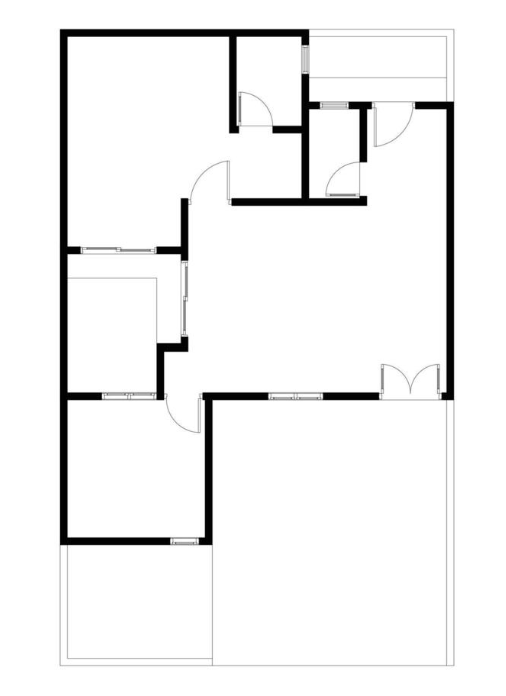
#> input picture image.png, 506 x 696 px
$ python -i floorplan_cv.py   (imports and definitions only)
#> lines starting #> are read from the running program, lines starting #| are printed output that depends on the picture; after the words box and inside, x2 and y2 are one past the last pixel; in counts of white or black regions, pixels touching at a corner belong together
import cv2
import numpy as np


def default():
    return [
        ((-4.0, -4.0), (4.0, -4.0)),
        ((4.0, -4.0), (4.0, 4.0)),
        ((4.0, 4.0), (-4.0, 4.0)),
        ((-4.0, 4.0), (-4.0, -4.0)),
    ]


def ext_walls(image_path):
#> called with image_path = 'image.png'
    if not image_path:
        walls = default()
        return {"walls": walls, "bounds": (-4.0, 4.0, -4.0, 4.0)}

    img = cv2.imread(image_path, cv2.IMREAD_GRAYSCALE)
#> img is the input picture: shape (696, 506); min 0, max 255, mean 241.7
    if img is None:
        raise ValueError(f"Unable to read floorplan image: {image_path}")

    h, w = img.shape
#> h = 696; w = 506
    _, binary = cv2.threshold(img, 180, 255, cv2.THRESH_BINARY_INV)
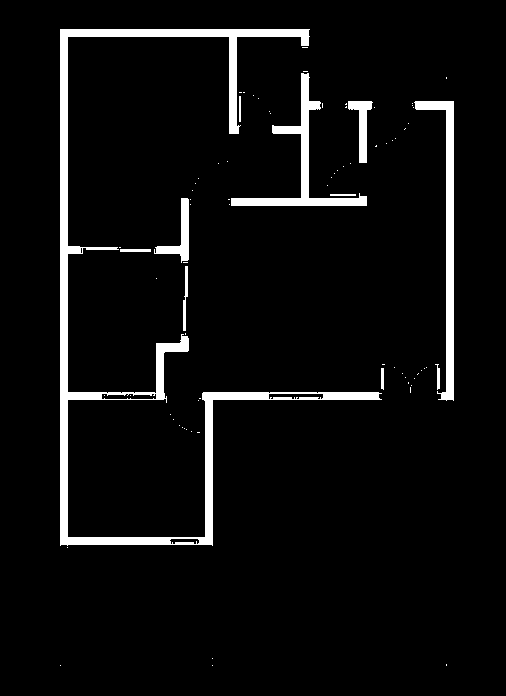
#> binary: shape (696, 506); 5.4% white; 81 white regions (70 under 20 px), largest, box (x1, y1, x2, y2) and area: (60, 29, 382, 546) 11775, (414, 101, 454, 401) 2721, (231, 73, 367, 206) 2439
    kernel = np.ones((3, 3))
    clean = cv2.morphologyEx(binary, cv2.MORPH_CLOSE, kernel, iterations=1)
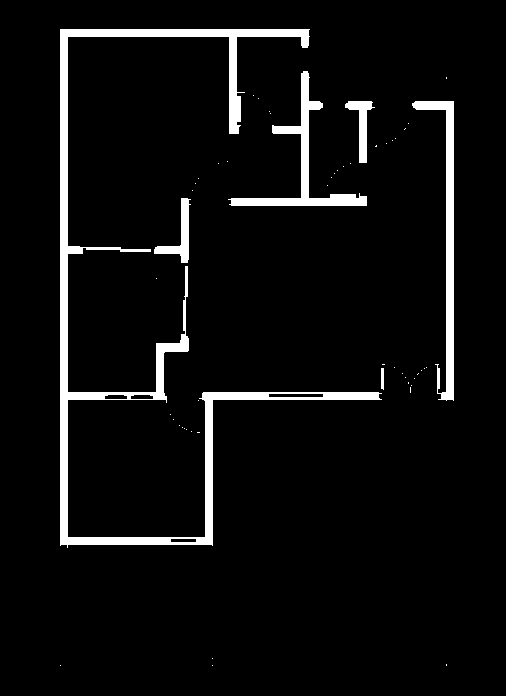
#> clean: shape (696, 506); 5.5% white; 54 white regions (48 under 20 px), largest, box (x1, y1, x2, y2) and area: (60, 29, 382, 548) 12317, (412, 101, 454, 401) 2806, (228, 71, 367, 206) 2576, (154, 198, 191, 263) 734, (345, 101, 375, 163) 656, (381, 368, 384, 390) 64

    lines = cv2.HoughLinesP(clean, 1, np.pi / 180.0, threshold=60, minLineLength=40, maxLineGap=10)
#> lines = 95 rows, first 6: [62, 544, 62, 29], [63, 544, 63, 29], [66, 544, 66, 29], [61, 544, 61, 29], [60, 545, 60, 29], [65, 544, 65, 29]
    if lines is None:
        walls = default()
        return {"walls": walls, "bounds": (-4.0, 4.0, -4.0, 4.0)}

    sx = 10.0 / max(float(w), 1.0)
#> sx = 0.0198
    sz = 10.0 / max(float(h), 1.0)
#> sz = 0.0144
    walls = []

    for l in lines[:, 0]:
        x1, y1, x2, y2 = l
        wx1 = (x1 - w * 0.5) * sx
        wz1 = (h * 0.5 - y1) * sz
        wx2 = (x2 - w * 0.5) * sx
        wz2 = (h * 0.5 - y2) * sz
        walls.append(((float(wx1), float(wz1)), (float(wx2), float(wz2))))
#> this loop made 95 passes
#> (x1, y1, x2, y2, wx1, wz1, wx2, wz2) on passes 1 to 12: (62, 544, 62, 29, -3.77, -2.82, -3.77, 4.58), (63, 544, 63, 29, -3.75, -2.82, -3.75, 4.58), (66, 544, 66, 29, -3.7, -2.82, -3.7, 4.58), (61, 544, 61, 29, -3.79, -2.82, -3.79, 4.58), (60, 545, 60, 29, -3.81, -2.83, -3.81, 4.58), (65, 544, 65, 29, -3.72, -2.82, -3.72, 4.58), (67, 547, 67, 29, -3.68, -2.86, -3.68, 4.58), (64, 544, 64, 29, -3.74, -2.82, -3.74, 4.58), (448, 399, 448, 101, 3.85, -0.733, 3.85, 3.55), (447, 399, 447, 101, 3.83, -0.733, 3.83, 3.55), (451, 399, 451, 101, 3.91, -0.733, 3.91, 3.55), (446, 400, 446, 101, 3.81, -0.747, 3.81, 3.55)
#> after the loop, walls = 95 items

    xs = [p[0] for seg in walls for p in seg]
#> xs = 190 values, max 3.95 at index 26, min -3.81 at index 8, mean -0.244
    zs = [p[1] for seg in walls for p in seg]
#> zs = 190 values, max 4.58 at index 1, min -2.86 at index 12, mean 1.29
    bounds = (min(xs), max(xs), min(zs), max(zs))
#> bounds = (-3.81, 3.95, -2.86, 4.58)
    return {"walls": walls, "bounds": bounds}

>>> result = ext_walls('image.png')
#> result = 2 items
